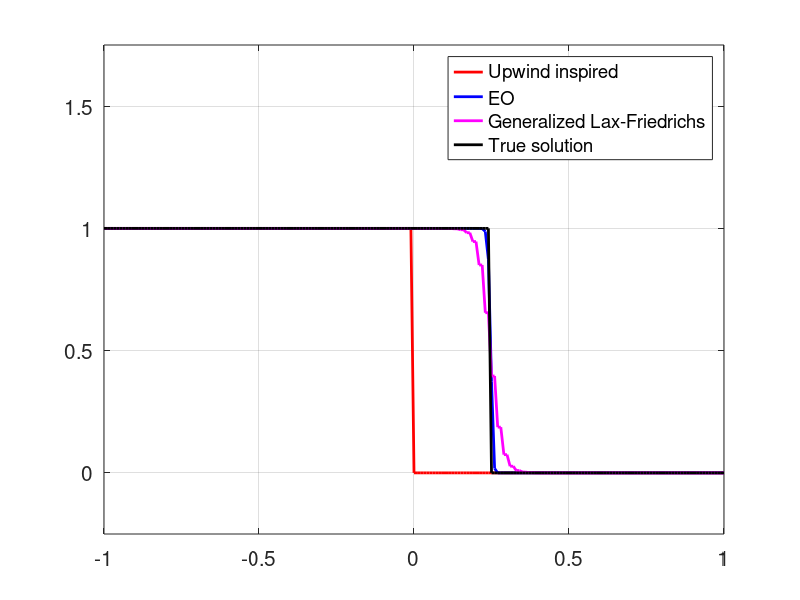

This figure's MATLAB source:
clc
clear all
close all

% Initial left and right states for the Riemann Problem
% u0(x) = ul if x<0.0, ur if x>0.0
ul = 1;  ur = 0; 

% Discretization	
h  = 0.01;
k  = 0.5*h;
x  = -1:h:1;
nX = numel(x);
t  = 0:k:0.5;
nT = numel(t);

% Initial condition
U0 = ul*(x<0) + ur*(x>=0);

% U1 --> solution of Upwind inspired scheme
% U2 --> solution with EO flux
% U3 --> solution of Generalized Lax-Friedrichs scheme
U1 = U0; 
U2 = U0;
U3 = U0;

% EO flux (minima of Burgers flux at u=0)
EOflux =@(u,v) max(u,0).^2/2 + min(v,0).^2/2 - 0; 


% Shock speed
s  = (ul+ur)/2; 

for i = 1:nT
    
    % Create extended solution arrays
    U1_ext = [U1(1),U1,U1(end)];
    U2_ext = [U2(1),U2,U2(end)];
    U3_ext = [U3(1),U3,U3(end)];
    
	% Update solutions
	U1 = U1 - (k/h) * U1_ext(2:end-1).* (U1_ext(2:end-1) - U1_ext(1:end-2));
    
    EOfluxeval = EOflux(U2_ext(1:end-1),U2_ext(2:end));
    U2 = U2 - (k/h) * (EOfluxeval(2:end) - EOfluxeval(1:end-1)); 
    
	U3 = ( U3_ext(3:end) + U3_ext(1:end-2))/2 - ...
         (0.5*k/h) * ( U3_ext(3:end).^2 - U3_ext(1:end-2).^2 )/2;
	
    % The true solution, shock speed calculated using Huginiot jump condition
	U_exact = ul*(x<s*t(i)) + ur*(x>=s*t(i));
    
	% Visualize the numerical approximation and the correct solution
	plot(x,U1,'-r','LineWidth',2)
    hold all
    plot(x,U2,'-b','LineWidth',2)
    plot(x,U3,'-m','LineWidth',2)
    plot(x,U_exact,'-k','LineWidth',2)
	ylim([-0.25 1.75]);xlim([-1 1]);
	set(gca,'XTick',-1:0.5:1);set(gca,'YTick',0:0.5:1.5,'FontSize',15)
	grid on;
	legend('Upwind inspired','EO','Generalized Lax-Friedrichs','True solution','Location','best')
    hold off
	drawnow	
end


